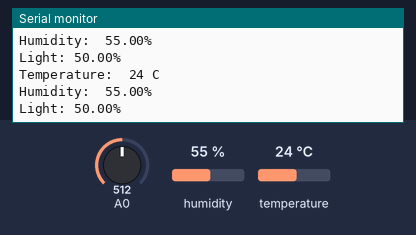
Recording of a sketch running on a simulated Arduino Uno, built with avr-gcc and run on an emulated ATmega328P. On the bench: the last lines printed to the serial monitor. The inputs (shaded band) are chosen by the test bench; at power-on: humidity 55 %, A0 = 512, temperature 24 °C.

Above: at 1.3 s.
1.4 s: humidity set to 22 %
At 2.38 s:
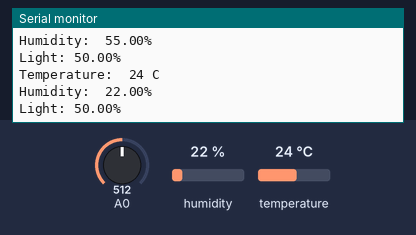
2.9 s: A0 set to 716
At 3.89 s:
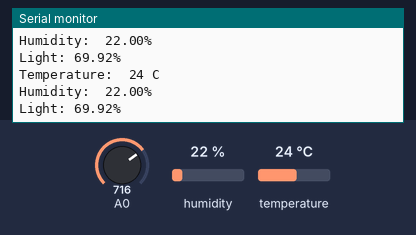
4.4 s: temperature set to 12 °C
5.9 s: A0 set to 900
At 6.44 s:
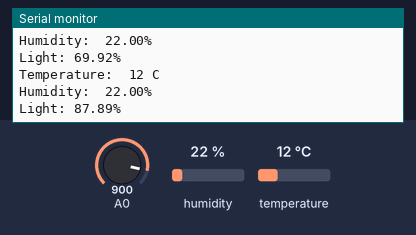
7.4 s: humidity set to 40 %
At 8.47 s:
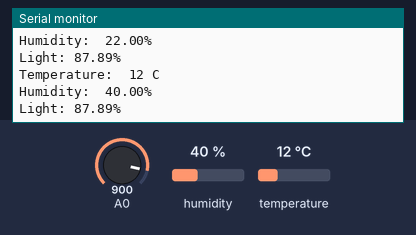
Timing chart, 0 to 9.9 s (numbered marks = the images above; inputs shaded):
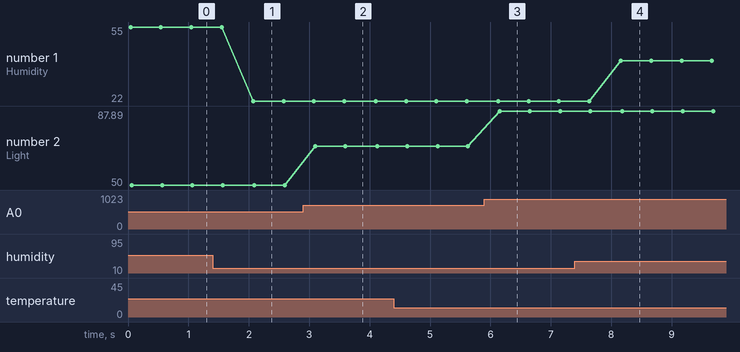

The sketch:

weather.ino
```cpp
// Code to measure data and print it on the Serial monitor; July 25, 2020
// Awesomely good members of AI study material

// Libraries
#include "DHT.h"

// DHT sensor
#define DHTPIN 7
#define DHTTYPE DHT11

// DHT instance
DHT dht(DHTPIN, DHTTYPE);

void setup()
{
  // Initialize the Serial port
  Serial.begin(9600);

  // Init DHT
  dht.begin();
}


void loop()
{
  // Measure from DHT
  float temperature = dht.readTemperature();
  float humidity = dht.readHumidity();

  // Measure light level
  float sensor_reading = analogRead(A0);
  float light = sensor_reading/1024*100;

  // Display temperature with celsius
  Serial.print("Temperature:  ");
  Serial.print((int)temperature);
  Serial.println(" C");

   // Display humidity with percentage
  Serial.print("Humidity:  ");
  Serial.print(humidity);
  Serial.println("%");

  // Display light level with percentage
  Serial.print("Light: ");
  Serial.print(light);
  Serial.println("%");
  Serial.println("");

  // Wait 500 ms
  delay(500);

}
```

Measured:
- after the input at 1.4 s, the serial monitor: prints a new line after 0.67 s (image 1)
- after the input at 2.9 s, the serial monitor: prints a new line after 0.20 s (image 2)
- after the input at 5.9 s, the serial monitor: prints a new line after 0.25 s (image 3)
- after the input at 7.4 s, the serial monitor: prints a new line after 0.76 s (image 4)
- plotted number 1: 55 → 22 after the input at 1.4 s, 22 → 40 after the input at 7.4 s
- plotted number 2: 50 → 69.92 after the input at 2.9 s, 69.92 → 87.89 after the input at 5.9 s
